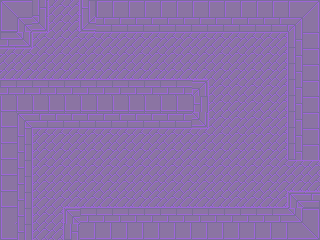

Tiled map render using the project's own tile images. Description and the whole map definition, tile-layer contents included, below:
An orthogonal 20x15 tile map with 16x16 px tiles, 1 tile layer (background), 3 tilesets and 8 objects.

<map version="1.0" orientation="orthogonal" renderorder="right-down" width="20" height="15" tilewidth="16" tileheight="16" nextobjectid="28">
 <tileset firstgid="1" name="tileset_1" tilewidth="16" tileheight="16" tilecount="49" columns="7">
  <image source="tileset_4.png" width="112" height="112" />
 </tileset>
 <tileset firstgid="50" name="player" tilewidth="32" tileheight="32" tilecount="1" columns="1">
  <image source="../../img/player_stand.png" width="32" height="36" />
 </tileset>
 <tileset firstgid="51" name="scarab" tilewidth="64" tileheight="32" tilecount="1" columns="1">
  <image source="../../img/scarab.png" width="64" height="32" />
 </tileset>
 <layer name="background" width="20" height="15">
  <data encoding="csv">
1,2,27,24,26,23,3,3,3,3,3,3,3,3,3,3,4,5,6,7,
8,9,41,24,26,37,10,10,10,10,10,10,10,10,10,10,11,12,13,14,
39,41,17,25,25,18,18,18,18,18,18,18,18,18,18,18,18,19,20,21,
18,18,25,25,25,25,25,25,25,25,25,25,25,25,25,25,25,26,20,21,
32,32,32,32,32,32,32,32,32,32,32,32,32,25,25,25,25,26,20,21,
39,39,39,39,39,39,39,39,39,39,39,39,13,24,25,25,25,26,20,21,
22,22,22,22,22,22,22,22,22,22,22,22,23,24,25,25,25,26,20,21,
29,9,11,11,11,11,11,11,11,11,11,11,41,24,25,25,25,26,20,21,
29,30,17,18,18,18,18,18,18,18,18,18,18,25,25,25,25,26,20,21,
29,30,24,25,25,25,25,25,25,25,25,25,25,25,25,25,25,26,20,21,
29,30,24,25,25,25,25,25,25,25,25,25,25,25,25,25,25,25,18,18,
29,30,24,25,25,25,25,25,25,25,25,25,25,25,25,25,25,25,32,32,
29,30,24,25,32,32,32,32,32,32,32,32,32,32,32,32,32,33,9,11,
36,23,24,26,9,39,40,40,40,40,40,40,40,40,39,39,39,39,41,42,
29,23,24,26,27,46,47,47,47,47,47,47,47,47,46,46,46,46,48,49
</data>
 </layer>
 <objectgroup name="enemies" />
 <objectgroup name="solids">
  <object id="14" x="0" y="0" width="32" height="48" />
  <object id="15" x="32" y="0" width="16" height="32" />
  <object id="16" x="80" y="0" width="240" height="32" />
  <object id="17" x="288" y="32" width="32" height="128" />
  <object id="23" x="0" y="80" width="208" height="48" />
  <object id="24" x="0" y="128" width="32" height="112" />
  <object id="25" x="64" y="208" width="256" height="32" />
  <object id="26" x="288" y="192" width="32" height="16" />
 </objectgroup>
 <objectgroup name="player" />
</map>
